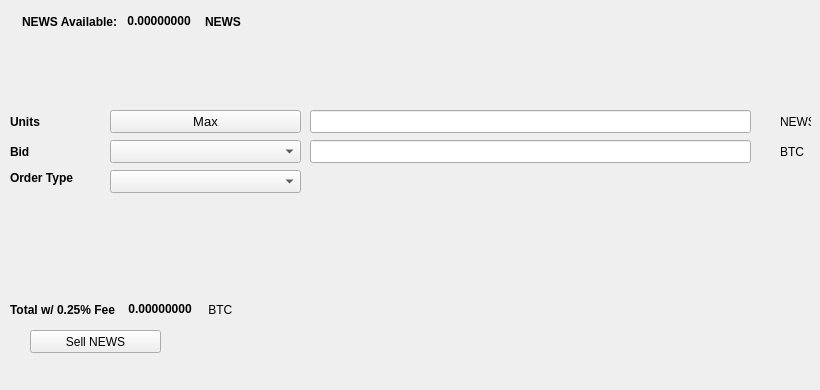
   <widget class="QWidget" name="SellTab">
    <attribute name="title">
     <string>Sell</string>
    </attribute>
    <widget class="QLabel" name="label_16">
     <property name="geometry">
      <rect>
       <x>780</x>
       <y>140</y>
       <width>31</width>
       <height>23</height>
      </rect>
     </property>
     <property name="text">
      <string>BTC</string>
     </property>
    </widget>
    <widget class="QComboBox" name="SellBidcomboBox">
     <property name="geometry">
      <rect>
       <x>110</x>
       <y>140</y>
       <width>191</width>
       <height>23</height>
      </rect>
     </property>
     <property name="font">
      <font>
       <pointsize>10</pointsize>
      </font>
     </property>
    </widget>
    <widget class="QLabel" name="label_18">
     <property name="geometry">
      <rect>
       <x>10</x>
       <y>110</y>
       <width>46</width>
       <height>23</height>
      </rect>
     </property>
     <property name="font">
      <font>
       <weight>75</weight>
       <bold>true</bold>
      </font>
     </property>
     <property name="text">
      <string>Units</string>
     </property>
    </widget>
    <widget class="QPushButton" name="Sell_Max_Amount">
     <property name="geometry">
      <rect>
       <x>110</x>
       <y>110</y>
       <width>191</width>
       <height>23</height>
      </rect>
     </property>
     <property name="font">
      <font>
       <pointsize>10</pointsize>
      </font>
     </property>
     <property name="text">
      <string>Max</string>
     </property>
    </widget>
    <widget class="QLabel" name="label_20">
     <property name="geometry">
      <rect>
       <x>10</x>
       <y>170</y>
       <width>91</width>
       <height>16</height>
      </rect>
     </property>
     <property name="font">
      <font>
       <weight>75</weight>
       <bold>true</bold>
      </font>
     </property>
     <property name="text">
      <string>Order Type</string>
     </property>
    </widget>
    <widget class="QComboBox" name="SellOrdertypeCombo">
     <property name="geometry">
      <rect>
       <x>110</x>
       <y>170</y>
       <width>191</width>
       <height>23</height>
      </rect>
     </property>
     <property name="font">
      <font>
       <pointsize>10</pointsize>
      </font>
     </property>
    </widget>
    <widget class="QLabel" name="label_21">
     <property name="geometry">
      <rect>
       <x>10</x>
       <y>140</y>
       <width>46</width>
       <height>23</height>
      </rect>
     </property>
     <property name="font">
      <font>
       <weight>75</weight>
       <bold>true</bold>
      </font>
     </property>
     <property name="text">
      <string>Bid</string>
     </property>
    </widget>
    <widget class="QLabel" name="label_22">
     <property name="geometry">
      <rect>
       <x>780</x>
       <y>110</y>
       <width>31</width>
       <height>23</height>
      </rect>
     </property>
     <property name="text">
      <string>NEWS</string>
     </property>
    </widget>
    <widget class="QLineEdit" name="UnitsInputNEWS">
     <property name="geometry">
      <rect>
       <x>310</x>
       <y>110</y>
       <width>441</width>
       <height>23</height>
      </rect>
     </property>
     <property name="font">
      <font>
       <pointsize>9</pointsize>
       <weight>75</weight>
       <bold>true</bold>
      </font>
     </property>
    </widget>
    <widget class="QLineEdit" name="SellBidPriceEdit">
     <property name="geometry">
      <rect>
       <x>310</x>
       <y>140</y>
       <width>441</width>
       <height>23</height>
      </rect>
     </property>
     <property name="font">
      <font>
       <pointsize>9</pointsize>
       <weight>75</weight>
       <bold>true</bold>
      </font>
     </property>
    </widget>
    <widget class="QPushButton" name="SellNEWSBTN">
     <property name="geometry">
      <rect>
       <x>30</x>
       <y>330</y>
       <width>131</width>
       <height>23</height>
      </rect>
     </property>
     <property name="text">
      <string>Sell NEWS</string>
     </property>
     <property name="icon">
      <iconset resource="../nodex">
       <normaloff>:/icons/bitcoin</normaloff>:/icons/bitcoin</iconset>
     </property>
    </widget>
    <widget class="QWidget" name="layoutWidget3">
     <property name="geometry">
      <rect>
       <x>22</x>
       <y>12</y>
       <width>258</width>
       <height>19</height>
      </rect>
     </property>
     <layout class="QHBoxLayout" name="horizontalLayout">
      <item>
       <widget class="QLabel" name="label232_2">
        <property name="font">
         <font>
          <weight>75</weight>
          <bold>true</bold>
         </font>
        </property>
        <property name="text">
         <string>NEWS Available:</string>
        </property>
       </widget>
      </item>
      <item>
       <widget class="QLabel" name="NEWSAvailableLabel">
        <property name="palette">
         <palette>
          <active>
           <colorrole role="WindowText">
            <brush brushstyle="SolidPattern">
             <color alpha="255">
              <red>0</red>
              <green>0</green>
              <blue>0</blue>
             </color>
            </brush>
           </colorrole>
           <colorrole role="Button">
            <brush brushstyle="SolidPattern">
             <color alpha="255">
              <red>0</red>
              <green>170</green>
              <blue>0</blue>
             </color>
            </brush>
           </colorrole>
           <colorrole role="Light">
            <brush brushstyle="SolidPattern">
             <color alpha="255">
              <red>0</red>
              <green>255</green>
              <blue>0</blue>
             </color>
            </brush>
           </colorrole>
           <colorrole role="Midlight">
            <brush brushstyle="SolidPattern">
             <color alpha="255">
              <red>0</red>
              <green>212</green>
              <blue>0</blue>
             </color>
            </brush>
           </colorrole>
           <colorrole role="Dark">
            <brush brushstyle="SolidPattern">
             <color alpha="255">
              <red>0</red>
              <green>85</green>
              <blue>0</blue>
             </color>
            </brush>
           </colorrole>
           <colorrole role="Mid">
            <brush brushstyle="SolidPattern">
             <color alpha="255">
              <red>0</red>
              <green>113</green>
              <blue>0</blue>
             </color>
            </brush>
           </colorrole>
           <colorrole role="Text">
            <brush brushstyle="SolidPattern">
             <color alpha="255">
              <red>0</red>
              <green>170</green>
              <blue>0</blue>
             </color>
            </brush>
           </colorrole>
           <colorrole role="BrightText">
            <brush brushstyle="SolidPattern">
             <color alpha="255">
              <red>255</red>
              <green>255</green>
              <blue>255</blue>
             </color>
            </brush>
           </colorrole>
           <colorrole role="ButtonText">
            <brush brushstyle="SolidPattern">
             <color alpha="255">
              <red>0</red>
              <green>0</green>
              <blue>0</blue>
             </color>
            </brush>
           </colorrole>
           <colorrole role="Base">
            <brush brushstyle="SolidPattern">
             <color alpha="255">
              <red>255</red>
              <green>255</green>
              <blue>255</blue>
             </color>
            </brush>
           </colorrole>
           <colorrole role="Window">
            <brush brushstyle="SolidPattern">
             <color alpha="255">
              <red>0</red>
              <green>170</green>
              <blue>0</blue>
             </color>
            </brush>
           </colorrole>
           <colorrole role="Shadow">
            <brush brushstyle="SolidPattern">
             <color alpha="255">
              <red>0</red>
              <green>0</green>
              <blue>0</blue>
             </color>
            </brush>
           </colorrole>
           <colorrole role="AlternateBase">
            <brush brushstyle="SolidPattern">
             <color alpha="255">
              <red>127</red>
              <green>212</green>
              <blue>127</blue>
             </color>
            </brush>
           </colorrole>
           <colorrole role="ToolTipBase">
            <brush brushstyle="SolidPattern">
             <color alpha="255">
              <red>255</red>
              <green>255</green>
              <blue>220</blue>
             </color>
            </brush>
           </colorrole>
           <colorrole role="ToolTipText">
            <brush brushstyle="SolidPattern">
             <color alpha="255">
              <red>0</red>
              <green>0</green>
              <blue>0</blue>
             </color>
            </brush>
           </colorrole>
          </active>
          <inactive>
           <colorrole role="WindowText">
            <brush brushstyle="SolidPattern">
             <color alpha="255">
              <red>0</red>
              <green>0</green>
              <blue>0</blue>
             </color>
            </brush>
           </colorrole>
           <colorrole role="Button">
            <brush brushstyle="SolidPattern">
             <color alpha="255">
              <red>0</red>
              <green>170</green>
              <blue>0</blue>
             </color>
            </brush>
           </colorrole>
           <colorrole role="Light">
            <brush brushstyle="SolidPattern">
             <color alpha="255">
              <red>0</red>
              <green>255</green>
              <blue>0</blue>
             </color>
            </brush>
           </colorrole>
           <colorrole role="Midlight">
            <brush brushstyle="SolidPattern">
             <color alpha="255">
              <red>0</red>
              <green>212</green>
              <blue>0</blue>
             </color>
            </brush>
           </colorrole>
           <colorrole role="Dark">
            <brush brushstyle="SolidPattern">
             <color alpha="255">
              <red>0</red>
              <green>85</green>
              <blue>0</blue>
             </color>
            </brush>
           </colorrole>
           <colorrole role="Mid">
            <brush brushstyle="SolidPattern">
             <color alpha="255">
              <red>0</red>
              <green>113</green>
              <blue>0</blue>
             </color>
            </brush>
           </colorrole>
           <colorrole role="Text">
            <brush brushstyle="SolidPattern">
             <color alpha="255">
              <red>0</red>
              <green>170</green>
              <blue>0</blue>
             </color>
            </brush>
           </colorrole>
           <colorrole role="BrightText">
            <brush brushstyle="SolidPattern">
             <color alpha="255">
              <red>255</red>
              <green>255</green>
              <blue>255</blue>
             </color>
            </brush>
           </colorrole>
           <colorrole role="ButtonText">
            <brush brushstyle="SolidPattern">
             <color alpha="255">
              <red>0</red>
              <green>0</green>
              <blue>0</blue>
             </color>
            </brush>
           </colorrole>
           <colorrole role="Base">
            <brush brushstyle="SolidPattern">
             <color alpha="255">
              <red>255</red>
              <green>255</green>
              <blue>255</blue>
             </color>
            </brush>
           </colorrole>
           <colorrole role="Window">
            <brush brushstyle="SolidPattern">
             <color alpha="255">
              <red>0</red>
              <green>170</green>
              <blue>0</blue>
             </color>
            </brush>
           </colorrole>
           <colorrole role="Shadow">
            <brush brushstyle="SolidPattern">
             <color alpha="255">
              <red>0</red>
              <green>0</green>
              <blue>0</blue>
             </color>
            </brush>
           </colorrole>
           <colorrole role="AlternateBase">
            <brush brushstyle="SolidPattern">
             <color alpha="255">
              <red>127</red>
              <green>212</green>
              <blue>127</blue>
             </color>
            </brush>
           </colorrole>
           <colorrole role="ToolTipBase">
            <brush brushstyle="SolidPattern">
             <color alpha="255">
              <red>255</red>
              <green>255</green>
              <blue>220</blue>
             </color>
            </brush>
           </colorrole>
           <colorrole role="ToolTipText">
            <brush brushstyle="SolidPattern">
             <color alpha="255">
              <red>0</red>
              <green>0</green>
              <blue>0</blue>
             </color>
            </brush>
           </colorrole>
          </inactive>
          <disabled>
           <colorrole role="WindowText">
            <brush brushstyle="SolidPattern">
             <color alpha="255">
              <red>0</red>
              <green>85</green>
              <blue>0</blue>
             </color>
            </brush>
           </colorrole>
           <colorrole role="Button">
            <brush brushstyle="SolidPattern">
             <color alpha="255">
              <red>0</red>
              <green>170</green>
              <blue>0</blue>
             </color>
            </brush>
           </colorrole>
           <colorrole role="Light">
            <brush brushstyle="SolidPattern">
             <color alpha="255">
              <red>0</red>
              <green>255</green>
              <blue>0</blue>
             </color>
            </brush>
           </colorrole>
           <colorrole role="Midlight">
            <brush brushstyle="SolidPattern">
             <color alpha="255">
              <red>0</red>
              <green>212</green>
              <blue>0</blue>
             </color>
            </brush>
           </colorrole>
           <colorrole role="Dark">
            <brush brushstyle="SolidPattern">
             <color alpha="255">
              <red>0</red>
              <green>85</green>
              <blue>0</blue>
             </color>
            </brush>
           </colorrole>
           <colorrole role="Mid">
            <brush brushstyle="SolidPattern">
             <color alpha="255">
              <red>0</red>
              <green>113</green>
              <blue>0</blue>
             </color>
            </brush>
           </colorrole>
           <colorrole role="Text">
            <brush brushstyle="SolidPattern">
             <color alpha="255">
              <red>0</red>
              <green>85</green>
              <blue>0</blue>
             </color>
            </brush>
           </colorrole>
           <colorrole role="BrightText">
            <brush brushstyle="SolidPattern">
             <color alpha="255">
              <red>255</red>
              <green>255</green>
              <blue>255</blue>
             </color>
            </brush>
           </colorrole>
           <colorrole role="ButtonText">
            <brush brushstyle="SolidPattern">
             <color alpha="255">
              <red>0</red>
              <green>85</green>
              <blue>0</blue>
             </color>
            </brush>
           </colorrole>
           <colorrole role="Base">
            <brush brushstyle="SolidPattern">
             <color alpha="255">
              <red>0</red>
              <green>170</green>
              <blue>0</blue>
             </color>
            </brush>
           </colorrole>
           <colorrole role="Window">
            <brush brushstyle="SolidPattern">
             <color alpha="255">
              <red>0</red>
              <green>170</green>
              <blue>0</blue>
             </color>
            </brush>
           </colorrole>
           <colorrole role="Shadow">
            <brush brushstyle="SolidPattern">
             <color alpha="255">
              <red>0</red>
              <green>0</green>
              <blue>0</blue>
             </color>
            </brush>
           </colorrole>
           <colorrole role="AlternateBase">
            <brush brushstyle="SolidPattern">
             <color alpha="255">
              <red>0</red>
              <green>170</green>
              <blue>0</blue>
             </color>
            </brush>
           </colorrole>
           <colorrole role="ToolTipBase">
            <brush brushstyle="SolidPattern">
             <color alpha="255">
              <red>255</red>
              <green>255</green>
              <blue>220</blue>
             </color>
            </brush>
           </colorrole>
           <colorrole role="ToolTipText">
            <brush brushstyle="SolidPattern">
             <color alpha="255">
              <red>0</red>
              <green>0</green>
              <blue>0</blue>
             </color>
            </brush>
           </colorrole>
          </disabled>
         </palette>
        </property>
        <property name="font">
         <font>
          <weight>75</weight>
          <bold>true</bold>
         </font>
        </property>
        <property name="text">
         <string> 0.00000000 </string>
        </property>
        <property name="textInteractionFlags">
         <set>Qt::LinksAccessibleByMouse|Qt::TextSelectableByKeyboard|Qt::TextSelectableByMouse</set>
        </property>
       </widget>
      </item>
      <item>
       <widget class="QLabel" name="labelNEWS">
        <property name="font">
         <font>
          <weight>75</weight>
          <bold>true</bold>
         </font>
        </property>
        <property name="text">
         <string>NEWS</string>
        </property>
       </widget>
      </item>
     </layout>
    </widget>
    <widget class="QWidget" name="layoutWidget">
     <property name="geometry">
      <rect>
       <x>10</x>
       <y>300</y>
       <width>268</width>
       <height>19</height>
      </rect>
     </property>
     <layout class="QHBoxLayout" name="horizontalLayout_2">
      <item>
       <widget class="QLabel" name="label_19">
        <property name="font">
         <font>
          <weight>75</weight>
          <bold>true</bold>
         </font>
        </property>
        <property name="text">
         <string>Total w/ 0.25% Fee </string>
        </property>
       </widget>
      </item>
      <item>
       <widget class="QLabel" name="SellCostLabel">
        <property name="palette">
         <palette>
          <active>
           <colorrole role="WindowText">
            <brush brushstyle="SolidPattern">
             <color alpha="255">
              <red>0</red>
              <green>0</green>
              <blue>0</blue>
             </color>
            </brush>
           </colorrole>
           <colorrole role="Button">
            <brush brushstyle="SolidPattern">
             <color alpha="255">
              <red>0</red>
              <green>170</green>
              <blue>0</blue>
             </color>
            </brush>
           </colorrole>
           <colorrole role="Light">
            <brush brushstyle="SolidPattern">
             <color alpha="255">
              <red>0</red>
              <green>255</green>
              <blue>0</blue>
             </color>
            </brush>
           </colorrole>
           <colorrole role="Midlight">
            <brush brushstyle="SolidPattern">
             <color alpha="255">
              <red>0</red>
              <green>212</green>
              <blue>0</blue>
             </color>
            </brush>
           </colorrole>
           <colorrole role="Dark">
            <brush brushstyle="SolidPattern">
             <color alpha="255">
              <red>0</red>
              <green>85</green>
              <blue>0</blue>
             </color>
            </brush>
           </colorrole>
           <colorrole role="Mid">
            <brush brushstyle="SolidPattern">
             <color alpha="255">
              <red>0</red>
              <green>113</green>
              <blue>0</blue>
             </color>
            </brush>
           </colorrole>
           <colorrole role="Text">
            <brush brushstyle="SolidPattern">
             <color alpha="255">
              <red>0</red>
              <green>170</green>
              <blue>0</blue>
             </color>
            </brush>
           </colorrole>
           <colorrole role="BrightText">
            <brush brushstyle="SolidPattern">
             <color alpha="255">
              <red>255</red>
              <green>255</green>
              <blue>255</blue>
             </color>
            </brush>
           </colorrole>
           <colorrole role="ButtonText">
            <brush brushstyle="SolidPattern">
             <color alpha="255">
              <red>0</red>
              <green>0</green>
              <blue>0</blue>
             </color>
            </brush>
           </colorrole>
           <colorrole role="Base">
            <brush brushstyle="SolidPattern">
             <color alpha="255">
              <red>255</red>
              <green>255</green>
              <blue>255</blue>
             </color>
            </brush>
           </colorrole>
           <colorrole role="Window">
            <brush brushstyle="SolidPattern">
             <color alpha="255">
              <red>0</red>
              <green>170</green>
              <blue>0</blue>
             </color>
            </brush>
           </colorrole>
           <colorrole role="Shadow">
            <brush brushstyle="SolidPattern">
             <color alpha="255">
              <red>0</red>
              <green>0</green>
              <blue>0</blue>
             </color>
            </brush>
           </colorrole>
           <colorrole role="AlternateBase">
            <brush brushstyle="SolidPattern">
             <color alpha="255">
              <red>127</red>
              <green>212</green>
              <blue>127</blue>
             </color>
            </brush>
           </colorrole>
           <colorrole role="ToolTipBase">
            <brush brushstyle="SolidPattern">
             <color alpha="255">
              <red>255</red>
              <green>255</green>
              <blue>220</blue>
             </color>
            </brush>
           </colorrole>
           <colorrole role="ToolTipText">
            <brush brushstyle="SolidPattern">
             <color alpha="255">
              <red>0</red>
              <green>0</green>
              <blue>0</blue>
             </color>
            </brush>
           </colorrole>
          </active>
          <inactive>
           <colorrole role="WindowText">
            <brush brushstyle="SolidPattern">
             <color alpha="255">
              <red>0</red>
              <green>0</green>
              <blue>0</blue>
             </color>
            </brush>
           </colorrole>
           <colorrole role="Button">
            <brush brushstyle="SolidPattern">
             <color alpha="255">
              <red>0</red>
              <green>170</green>
              <blue>0</blue>
             </color>
            </brush>
           </colorrole>
           <colorrole role="Light">
            <brush brushstyle="SolidPattern">
             <color alpha="255">
              <red>0</red>
              <green>255</green>
              <blue>0</blue>
             </color>
            </brush>
           </colorrole>
           <colorrole role="Midlight">
            <brush brushstyle="SolidPattern">
             <color alpha="255">
              <red>0</red>
              <green>212</green>
              <blue>0</blue>
             </color>
            </brush>
           </colorrole>
           <colorrole role="Dark">
            <brush brushstyle="SolidPattern">
             <color alpha="255">
              <red>0</red>
              <green>85</green>
              <blue>0</blue>
             </color>
            </brush>
           </colorrole>
           <colorrole role="Mid">
            <brush brushstyle="SolidPattern">
             <color alpha="255">
              <red>0</red>
              <green>113</green>
              <blue>0</blue>
             </color>
            </brush>
           </colorrole>
           <colorrole role="Text">
            <brush brushstyle="SolidPattern">
             <color alpha="255">
              <red>0</red>
              <green>170</green>
              <blue>0</blue>
             </color>
            </brush>
           </colorrole>
           <colorrole role="BrightText">
            <brush brushstyle="SolidPattern">
             <color alpha="255">
              <red>255</red>
              <green>255</green>
              <blue>255</blue>
             </color>
            </brush>
           </colorrole>
           <colorrole role="ButtonText">
            <brush brushstyle="SolidPattern">
             <color alpha="255">
              <red>0</red>
              <green>0</green>
              <blue>0</blue>
             </color>
            </brush>
           </colorrole>
           <colorrole role="Base">
            <brush brushstyle="SolidPattern">
             <color alpha="255">
              <red>255</red>
              <green>255</green>
              <blue>255</blue>
             </color>
            </brush>
           </colorrole>
           <colorrole role="Window">
            <brush brushstyle="SolidPattern">
             <color alpha="255">
              <red>0</red>
              <green>170</green>
              <blue>0</blue>
             </color>
            </brush>
           </colorrole>
           <colorrole role="Shadow">
            <brush brushstyle="SolidPattern">
             <color alpha="255">
              <red>0</red>
              <green>0</green>
              <blue>0</blue>
             </color>
            </brush>
           </colorrole>
           <colorrole role="AlternateBase">
            <brush brushstyle="SolidPattern">
             <color alpha="255">
              <red>127</red>
              <green>212</green>
              <blue>127</blue>
             </color>
            </brush>
           </colorrole>
           <colorrole role="ToolTipBase">
            <brush brushstyle="SolidPattern">
             <color alpha="255">
              <red>255</red>
              <green>255</green>
              <blue>220</blue>
             </color>
            </brush>
           </colorrole>
           <colorrole role="ToolTipText">
            <brush brushstyle="SolidPattern">
             <color alpha="255">
              <red>0</red>
              <green>0</green>
              <blue>0</blue>
             </color>
            </brush>
           </colorrole>
          </inactive>
          <disabled>
           <colorrole role="WindowText">
            <brush brushstyle="SolidPattern">
             <color alpha="255">
              <red>0</red>
              <green>85</green>
              <blue>0</blue>
             </color>
            </brush>
           </colorrole>
           <colorrole role="Button">
            <brush brushstyle="SolidPattern">
             <color alpha="255">
              <red>0</red>
              <green>170</green>
              <blue>0</blue>
             </color>
            </brush>
           </colorrole>
           <colorrole role="Light">
            <brush brushstyle="SolidPattern">
             <color alpha="255">
              <red>0</red>
              <green>255</green>
              <blue>0</blue>
             </color>
            </brush>
           </colorrole>
           <colorrole role="Midlight">
            <brush brushstyle="SolidPattern">
             <color alpha="255">
              <red>0</red>
              <green>212</green>
              <blue>0</blue>
             </color>
            </brush>
           </colorrole>
           <colorrole role="Dark">
            <brush brushstyle="SolidPattern">
             <color alpha="255">
              <red>0</red>
              <green>85</green>
              <blue>0</blue>
             </color>
            </brush>
           </colorrole>
           <colorrole role="Mid">
            <brush brushstyle="SolidPattern">
             <color alpha="255">
              <red>0</red>
              <green>113</green>
              <blue>0</blue>
             </color>
            </brush>
           </colorrole>
           <colorrole role="Text">
            <brush brushstyle="SolidPattern">
             <color alpha="255">
              <red>0</red>
              <green>85</green>
              <blue>0</blue>
             </color>
            </brush>
           </colorrole>
           <colorrole role="BrightText">
            <brush brushstyle="SolidPattern">
             <color alpha="255">
              <red>255</red>
              <green>255</green>
              <blue>255</blue>
             </color>
            </brush>
           </colorrole>
           <colorrole role="ButtonText">
            <brush brushstyle="SolidPattern">
             <color alpha="255">
              <red>0</red>
              <green>85</green>
              <blue>0</blue>
             </color>
            </brush>
           </colorrole>
           <colorrole role="Base">
            <brush brushstyle="SolidPattern">
             <color alpha="255">
              <red>0</red>
              <green>170</green>
              <blue>0</blue>
             </color>
            </brush>
           </colorrole>
           <colorrole role="Window">
            <brush brushstyle="SolidPattern">
             <color alpha="255">
              <red>0</red>
              <green>170</green>
              <blue>0</blue>
             </color>
            </brush>
           </colorrole>
           <colorrole role="Shadow">
            <brush brushstyle="SolidPattern">
             <color alpha="255">
              <red>0</red>
              <green>0</green>
              <blue>0</blue>
             </color>
            </brush>
           </colorrole>
           <colorrole role="AlternateBase">
            <brush brushstyle="SolidPattern">
             <color alpha="255">
              <red>0</red>
              <green>170</green>
              <blue>0</blue>
             </color>
            </brush>
           </colorrole>
           <colorrole role="ToolTipBase">
            <brush brushstyle="SolidPattern">
             <color alpha="255">
              <red>255</red>
              <green>255</green>
              <blue>220</blue>
             </color>
            </brush>
           </colorrole>
           <colorrole role="ToolTipText">
            <brush brushstyle="SolidPattern">
             <color alpha="255">
              <red>0</red>
              <green>0</green>
              <blue>0</blue>
             </color>
            </brush>
           </colorrole>
          </disabled>
         </palette>
        </property>
        <property name="font">
         <font>
          <weight>75</weight>
          <bold>true</bold>
         </font>
        </property>
        <property name="autoFillBackground">
         <bool>false</bool>
        </property>
        <property name="text">
         <string> 0.00000000</string>
        </property>
        <property name="textInteractionFlags">
         <set>Qt::LinksAccessibleByMouse|Qt::TextSelectableByMouse</set>
        </property>
       </widget>
      </item>
      <item>
       <widget class="QLabel" name="label_17">
        <property name="font">
         <font>
          <weight>50</weight>
          <bold>false</bold>
         </font>
        </property>
        <property name="text">
         <string> BTC</string>
        </property>
       </widget>
      </item>
     </layout>
    </widget>
    <widget class="QLabel" name="label_23">
     <property name="geometry">
      <rect>
       <x>460</x>
       <y>300</y>
       <width>281</width>
       <height>81</height>
      </rect>
     </property>
     <property name="text">
      <string/>
     </property>
     <property name="pixmap">
      <pixmap>:/images/bittrex</pixmap>
     </property>
    </widget>
   </widget>
